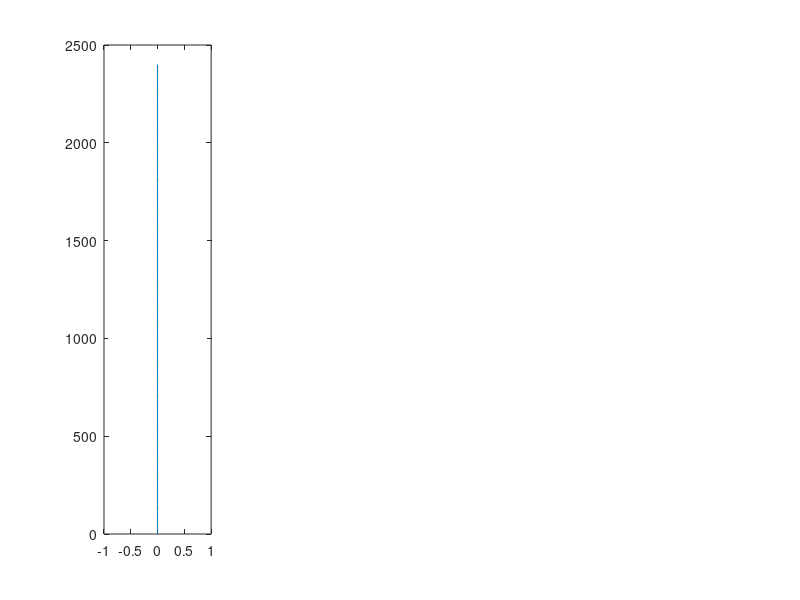

This chart was generated by the following MATLAB code: (Note: this script raises an error after producing the figure.)
% Script to solve coupled ice shell thermal and stress evolution
% Max Rudolph, March 19, 2020
clear;
close all;
addpath core; % this is where the helper functions live.

% Numerical parameters

nrs = [64 128 256 512 1024 2048];
failure_times = 0*nrs;
failure_thickness = 0*nrs;
for inr=1:length(nrs)
    nr = nrs(inr); % number of grid points
    relaxation_parameter=1e-4; % used in nonlinear loop.
    maxiter=300;
    % Define physical constants and parameters
    % Physical constants
    seconds_in_year = 3.1558e7;
    R=8.314e-3;     % in kJ/mol/K
    % Boundary conditions and internal heating
    H=0; % internal heating rate.
    Tb=270;
    Ts=100;
    Ro = 1.561e6;             % outer radius of ice shell (m)
    Ri = Ro-2.4e3;         % inner radius of ice shell (m)
    Rc = Ro-1.3e5;             % core radius (m)
    % Elastic and Viscous properties
    E = 5e9;        % shear modulus of ice (Pa)
    nu = 0.3;      % Poisson ratio of ice (-)
    beta_w = 4e-10; % Compressibility of water (1/Pa)
    alpha_l = 1e-4; % coefficient of linear thermal expansion ( alpha_v/3 ) (1/K)
    rho_i=900;      % density of ice (kg/m^3)
    rho_w=1000;     % density of water (kg/m^3)
    Q=40;           % activation energy, kJ/mol, Nimmo 2004 (kJ/mol)
    mub=1e15;       % basal viscosity (Pa-s)
    mu = @(T) mub*exp(Q*(Tb-T)/R/Tb./T); % function to evaluate viscosity in Pa-s given T
    % Failure criterion:
    g = 1.3;        % used to plot a failure curve
    tensile_strength = 1e5; % tensile strength, Pa
    % Thermal properties
    Cp = 2100; %heat capacity of ice J/kg/K
    Lf = 334*1000; % latent heat of fusion (J/kg)
    kappa = 1e-6;% m/s/s
    k=kappa*rho_i*Cp;
    
    % calculate maxwell time at 100, 270
    fprintf('Maxwell time at surface, base %.2e %.2e\n',mu(100)/E,mu(Tb)/E);
    fprintf('Thermal diffusion timescale %.2e\n',(4e4)^2/kappa);
    % set end time and grid resolution
    t_end = 1e6*seconds_in_year;
    % dt = 1e4*seconds_in_year; % time step in seconds
    dtmax = 1e2*seconds_in_year;
    dtmin = seconds_in_year;
    % dt1 = 3600; % size of first timestep
    % times = logspace(log10(dt1),log10(t_end+dt1),1e4)-dt1;
    plot_interval = t_end;
    save_interval = 1e5*seconds_in_year;
    save_depths = [0 0.5 1 1.5 2 2.5]*1000;
    nsave = ceil(t_end/save_interval) + 1; nsave_depths = length(save_depths);
    sigma_t_store = zeros(nsave_depths,nsave);
    
    % set up the grid
    grid_r = linspace(Ri,Ro,nr); % set up the grid
    
    % initialize solution vectors (IC)
    sigma_r_last = zeros(nr,1); % initial stresses
    sigma_t_last = zeros(nr,1); % initial stresses
    T_last = linspace(Tb,Ts,nr)';
    er_last = zeros(nr,1); % strains
    et_last = zeros(nr,1);
    ur_last = zeros(nr,1);      % displacement
    z_last = 0; % total amount of thickening
    Pex_last = 0; %initial overpressure
    
    % Set up plot
    hf2=figure();
    
    % plot_times = [0.0 0.1 0.2 0.3 0.4 0.5]*1e6*seconds_in_year; iplot=2;
    plot_times = linspace(0,t_end,5); iplot=2;
    hf=figure();
    subplot(1,4,1); % sigma_r and sigma_t
    h=plot(sigma_r_last,Ro-grid_r); hold on;
    plot(sigma_r_last,Ro-grid_r,'--','Color',h.Color);
    % h=legend('\sigma_r','\sigma_t','Interpreter','tex'); h.AutoUpdate=false;
    title('Stress (Pa)','Interpreter','tex');
    ylabel('r (m)');
    set(gca,'YDir','reverse');
    subplot(1,4,2); % e_r and e_t
    h=plot( sigma_r_last,Ro-grid_r); hold on;
    plot( sigma_r_last,Ro-grid_r,'--','Color',h.Color); hold on;
    % h=legend('r','t'); h.AutoUpdate=false;
    title('Strain (-)','Interpreter','tex');
    set(gca,'YDir','reverse');
    subplot(1,4,3); % temperature
    plot(T_last,Ro-grid_r); hold on; title('T (K)','Interpreter','tex'); set(gca,'YDir','reverse');
    subplot(1,4,4); % radial displacement (u)
    plot(ur_last,Ro-grid_r); hold on; title('u_r');
    set(gca,'YDir','reverse');
    last_plot_time = 0;
    
    fig1a.h = figure(); % Nimmo's Figure 1a
    subplot(2,1,1);
    [ax,h1,h2]=plotyy((Ro-grid_r)/1e3,sigma_t_last/1e6,(Ro-grid_r)/1e3,T_last);
    fig1a.ax = ax;
    h2.Color = h1.Color;
    h2.LineStyle = '--';
    hold(ax(1)); hold(ax(2));
    set(ax,'Xlim',[0 10]);
    set(ax(1),'YLim',[-10 40]);
    set(ax(1),'YTick',[-10:5:40]);
    set(ax(2),'YTick',[100:20:180]);
    set(ax(1),'YTickLabelMode','auto');
    ylabel(ax(1),'Tangential Stress (MPa)');
    xlabel(ax(1),'Depth (km)');
    ylabel(ax(2),'Temperature (K)');
    set(ax(2),'YLim',[100 180]);
    
    time=0; itime=1;
    % save initial state
    isave = 1;
    sigma_t_store(:,isave) = interp1(Ro-grid_r,sigma_t_last,save_depths);
    time_store(isave) = time;
    last_store = time; isave = isave+1;
    
    failure_occurred = 0;
    while time < t_end && ~failure_occurred
        % In each timestep, we do the following
        % 1. Calculate the amount of basal freeze-on and advance the mesh
        % 2. Solve the heat equation using an implicit method
        % 3. Solve for sigma_r
        % 4. Calculate sigma_t
        % 5. Calculate the radial displacements u(r)
        
        % 1. Calculate basal freeze-on and interpolate old solution onto new mesh
        % calculate heat flux
        Tg = Tb-(T_last(2)-Tb);
        dTdr_b_last = (T_last(2)-Tg)/2/(grid_r(2)-grid_r(1));
        qb = -k*dTdr_b_last;
        
        % determine the timestep
        dt = dtmax;
        if abs(qb/Lf/rho_i*dt) > (grid_r(2)-grid_r(1))/2
            dt =  (grid_r(2)-grid_r(1))/2/(qb/Lf/rho_i);
        end
        if dt < dtmin
            dt = dtmin;
            disp('Setting dt = dtmin');
        end
        % thickening would be dx/dt = qb/(L*rho_i)
        delta_rb = dt*qb/Lf/rho_i;
        z = z_last + delta_rb;
        
        % calculate new ocean pressure (Manga and Wang 2007, equation 5)
        Pex_pred = Pex_last + 3*Ri^2/beta_w/(Ri^3-Rc^3)*(delta_rb*(rho_w-rho_i)/rho_w-ur_last(1)); % ur_last because we don't yet know the uplift
        
        % re-mesh onto new grid
        new_grid_r = linspace(Ri-z,Ro,nr);
        [T_last,sigma_r_last,sigma_t_last,er_last,et_last] = interpolate_solution(new_grid_r,grid_r,T_last,sigma_r_last,sigma_t_last,er_last,et_last,Tb);
        grid_r = new_grid_r; % end interpolation step
        
        % 2. form discrete operators and solve the heat equation
        T = solve_temperature_shell(grid_r,T_last,Tb,Ts,k,rho_i,Cp,H,dt);
        
        %Compute d(Tdot)/dr
        Tdot = (T-T_last)/dt;
        dTdr_b = (T(2)-T(1))/(grid_r(2)-grid_r(1));
        Tdot(1) = delta_rb*dTdr_b/dt; % this is an approximation to the Eulerian cooling rate at the ocean-ice interface
        
        dTdotdr = zeros(nr,1);
        for i=2:nr-1
            dTdotdr(i) = (Tdot(i+1)-Tdot(i-1))/(grid_r(i+1)-grid_r(i-1));
        end
        dTdotdr(1) = (Tdot(2)-Tdot(1))/(grid_r(2)-grid_r(1));
        dTdotdr(nr) = (Tdot(nr)-Tdot(nr-1))/(grid_r(nr)-grid_r(nr-1));
        
        % 3. Nonlinear loop over pressure.
        % because the ocean pressure depends on the uplift, we make a guess
        % (above). Using this guess, we calculate stresses, strains, and
        % displacements. Then we re-calculate the pressure using the new value
        % of radial displacement. We continue until the pressure used in the
        % calculations has converged to the pressure consistent with the
        % calculated displacement;
        for iter=1:maxiter
            if iter>1
                Pex = Pex + relaxation_parameter*(Pex_post-Pex);
            else
                Pex = Pex_last;
            end
            
            % calculate viscosity at each node
            mu_node = zeros(nr,1);
            for i=1:nr
                mu_node(i) = mu(T(i));
            end
            
            [sigma_r,sigma_t,sigma_rD,sigma_tD] = solve_stress_viscoelastic_shell(grid_r,mu_node,sigma_r_last,alpha_l*dTdotdr,-Pex,E,nu,dt);
            
            % 5. Calculate the strains
            dT = T-T_last;
            dT(1) = delta_rb*dTdr_b;
            
            dsigma_t = sigma_t - sigma_t_last;
            dsigma_r = sigma_r - sigma_r_last;
            
            de_t = 1/E*(dsigma_t-nu*(dsigma_t+dsigma_r))+alpha_l*dT + dt/2*(sigma_tD./mu_node); % change in tangential strain
            de_r = 1/E*(dsigma_r-2*nu*dsigma_t)         +alpha_l*dT + dt/2*(sigma_rD./mu_node); % HS91 equations A5-6
            er = er_last + de_r;
            et = et_last + de_t;
            ur = grid_r'.*et; %radial displacement
            % re-calculate excess pressure using new uplift
            Pex_post = 3*Ri^2/beta_w/(Ri^3-Rc^3)*(z*(rho_w-rho_i)/rho_w-ur(1));% ur_last because we don't yet know the uplift
%             fprintf('iter %d. Pex_post %.2e Pex %.2e\n',iter,Pex_post,Pex);
            
            % check for convergence
            if abs( Pex_post-Pex )/abs(Pex) < 1e-6
                fprintf('dt=%.2e yr, time=%.3e Myr, Pex_post %.6e Pex %.6e, converged in %d iterations\n',dt/seconds_in_year,(time+dt)/seconds_in_year/1e6,Pex_post,Pex,iter);
                break;
            elseif iter==maxiter
                error('Nonlinear loop failed to converge');
            end
        end%end nonlinear loop
        % 5. Determine whether tensile failure has occurred
        failure = tensile_failure_criterion(Ro-grid_r',sigma_t,rho_i,g,tensile_strength);
        if( any(failure))
            disp(['Failure criterion has been reached']);
            idx_shallow = find(failure,1,'last');
            idx_deep = find(failure,1,'first');
            fprintf('Shallowest, deepest failure: %f, %f\n\n',Ro-grid_r(idx_shallow),Ro-grid_r(idx_deep));
            fprintf('Failure time: %f Myr\n',time / seconds_in_year / 1e6);
            fprintf('Surface stress at failure: %f MPa\n',sigma_t(end)/1e6);
            failure_occurred = failure_occurred + 1;
            failure_times(inr) = time/seconds_in_year/1e6;
            failure_thickness(inr) = z;
        end
        
        % 6. advance to next time step and plot (if needed)
        sigma_r_last = sigma_r;
        sigma_t_last = sigma_t;
        T_last = T;
        er_last = er;
        et_last = et;
        z_last = z;
        ur_last = ur;
        Pex_last = Pex;
        
        time = time + dt;
        
        if (time >= plot_times(iplot) || time >= t_end || failure_occurred)
            iplot = iplot+1;
            
            figure(hf);
            subplot(1,4,1);
            h=plot(sigma_r,Ro-grid_r);
            plot(sigma_t,Ro-grid_r,'--','Color',h.Color);
            subplot(1,4,2);
            h=plot(er,Ro-grid_r);
            plot(et,Ro-grid_r,'--','Color',h.Color);
            subplot(1,4,3);
            plot(T,Ro-grid_r);
            subplot(1,4,4);
            plot(ur,Ro-grid_r);
            
            
            figure(hf2);
            plot(ur(end),sigma_t(end),'.'); hold on;
            
            figure(fig1a.h); % Nimmo's Figure 1a
            h=plot(fig1a.ax(1),(Ro-grid_r)/1e3,sigma_t_last/1e6);
            plot(fig1a.ax(2),(Ro-grid_r)/1e3,T_last,'--','Color',h.Color);
            
            
            last_plot_time = time;
            drawnow();
        end
        if (time-last_store >= save_interval || time >= t_end || failure_occurred)
            sigma_t_store(:,isave) = interp1(Ro-grid_r,sigma_t_last,save_depths);
            time_store(isave) = time;
            last_store = time; isave = isave+1;
        end
    end
end
%% add legends
for i=1:length(plot_times)
    labels{i} = sprintf('%.2f Myr',plot_times(i)/seconds_in_year/1e6);
end
figure( fig1a.h );
axis(fig1a.ax(1));
legend(labels,'Location','southeast','AutoUpdate','off');
plot(fig1a.ax(1),(Ro-grid_r)/1e3,(tensile_strength + rho_i*g*(Ro-grid_r))/1e6,'k');

%% Nimmo's figure 1b
figure(fig1a.h);
labels = {};
for i=1:length(save_depths)
    labels{i} = sprintf('%.1f km',save_depths(i)/1000);
end
subplot(2,1,2);
plot(time_store(1:isave-1)/seconds_in_year/1e6,sigma_t_store(:,1:isave-1)/1e6);
legend(labels,'Location','southeast');
xlabel('Time (Myr)');
ylabel('Tangential Stress (MPa)');
set(gcf,'Color','w');
h=gcf;
h.Position(3:4) = [390 580];
saveas(gcf,'Europa_initial2.4km.eps','psc2')

%% Plastic yielding?
figure();
Pnhs = -1/3*(sigma_r + 2*sigma_t); % compression = positive for pressure
Phydrostatic = rho_i*g*(Ro-grid_r');
Ptotal = Pnhs + Phydrostatic;
Sr = sigma_r - 1/3*(sigma_r + 2*sigma_t);
St = sigma_t - 1/3*(sigma_r + 2*sigma_t);
J2 = 1/2*(sigma_rD.^2 + 2*sigma_tD.^2);
sig_eff = sqrt(3*J2);

tau_yield = 3e6 + 0.0*Ptotal;
subplot(2,1,1);
plot(Ro-grid_r,Phydrostatic); hold on
plot(Ro-grid_r,Pnhs,'r--');
plot(Ro-grid_r,Pnhs+Phydrostatic,'k');
legend('Hydrostatic','Nonhydrostatic','Total');
subplot(2,1,2);
plot(Ro-grid_r,tau_yield,'g'); hold on;
plot(Ro-grid_r,sig_eff,'k');
legend('Yield Stress','Effective Stress');


